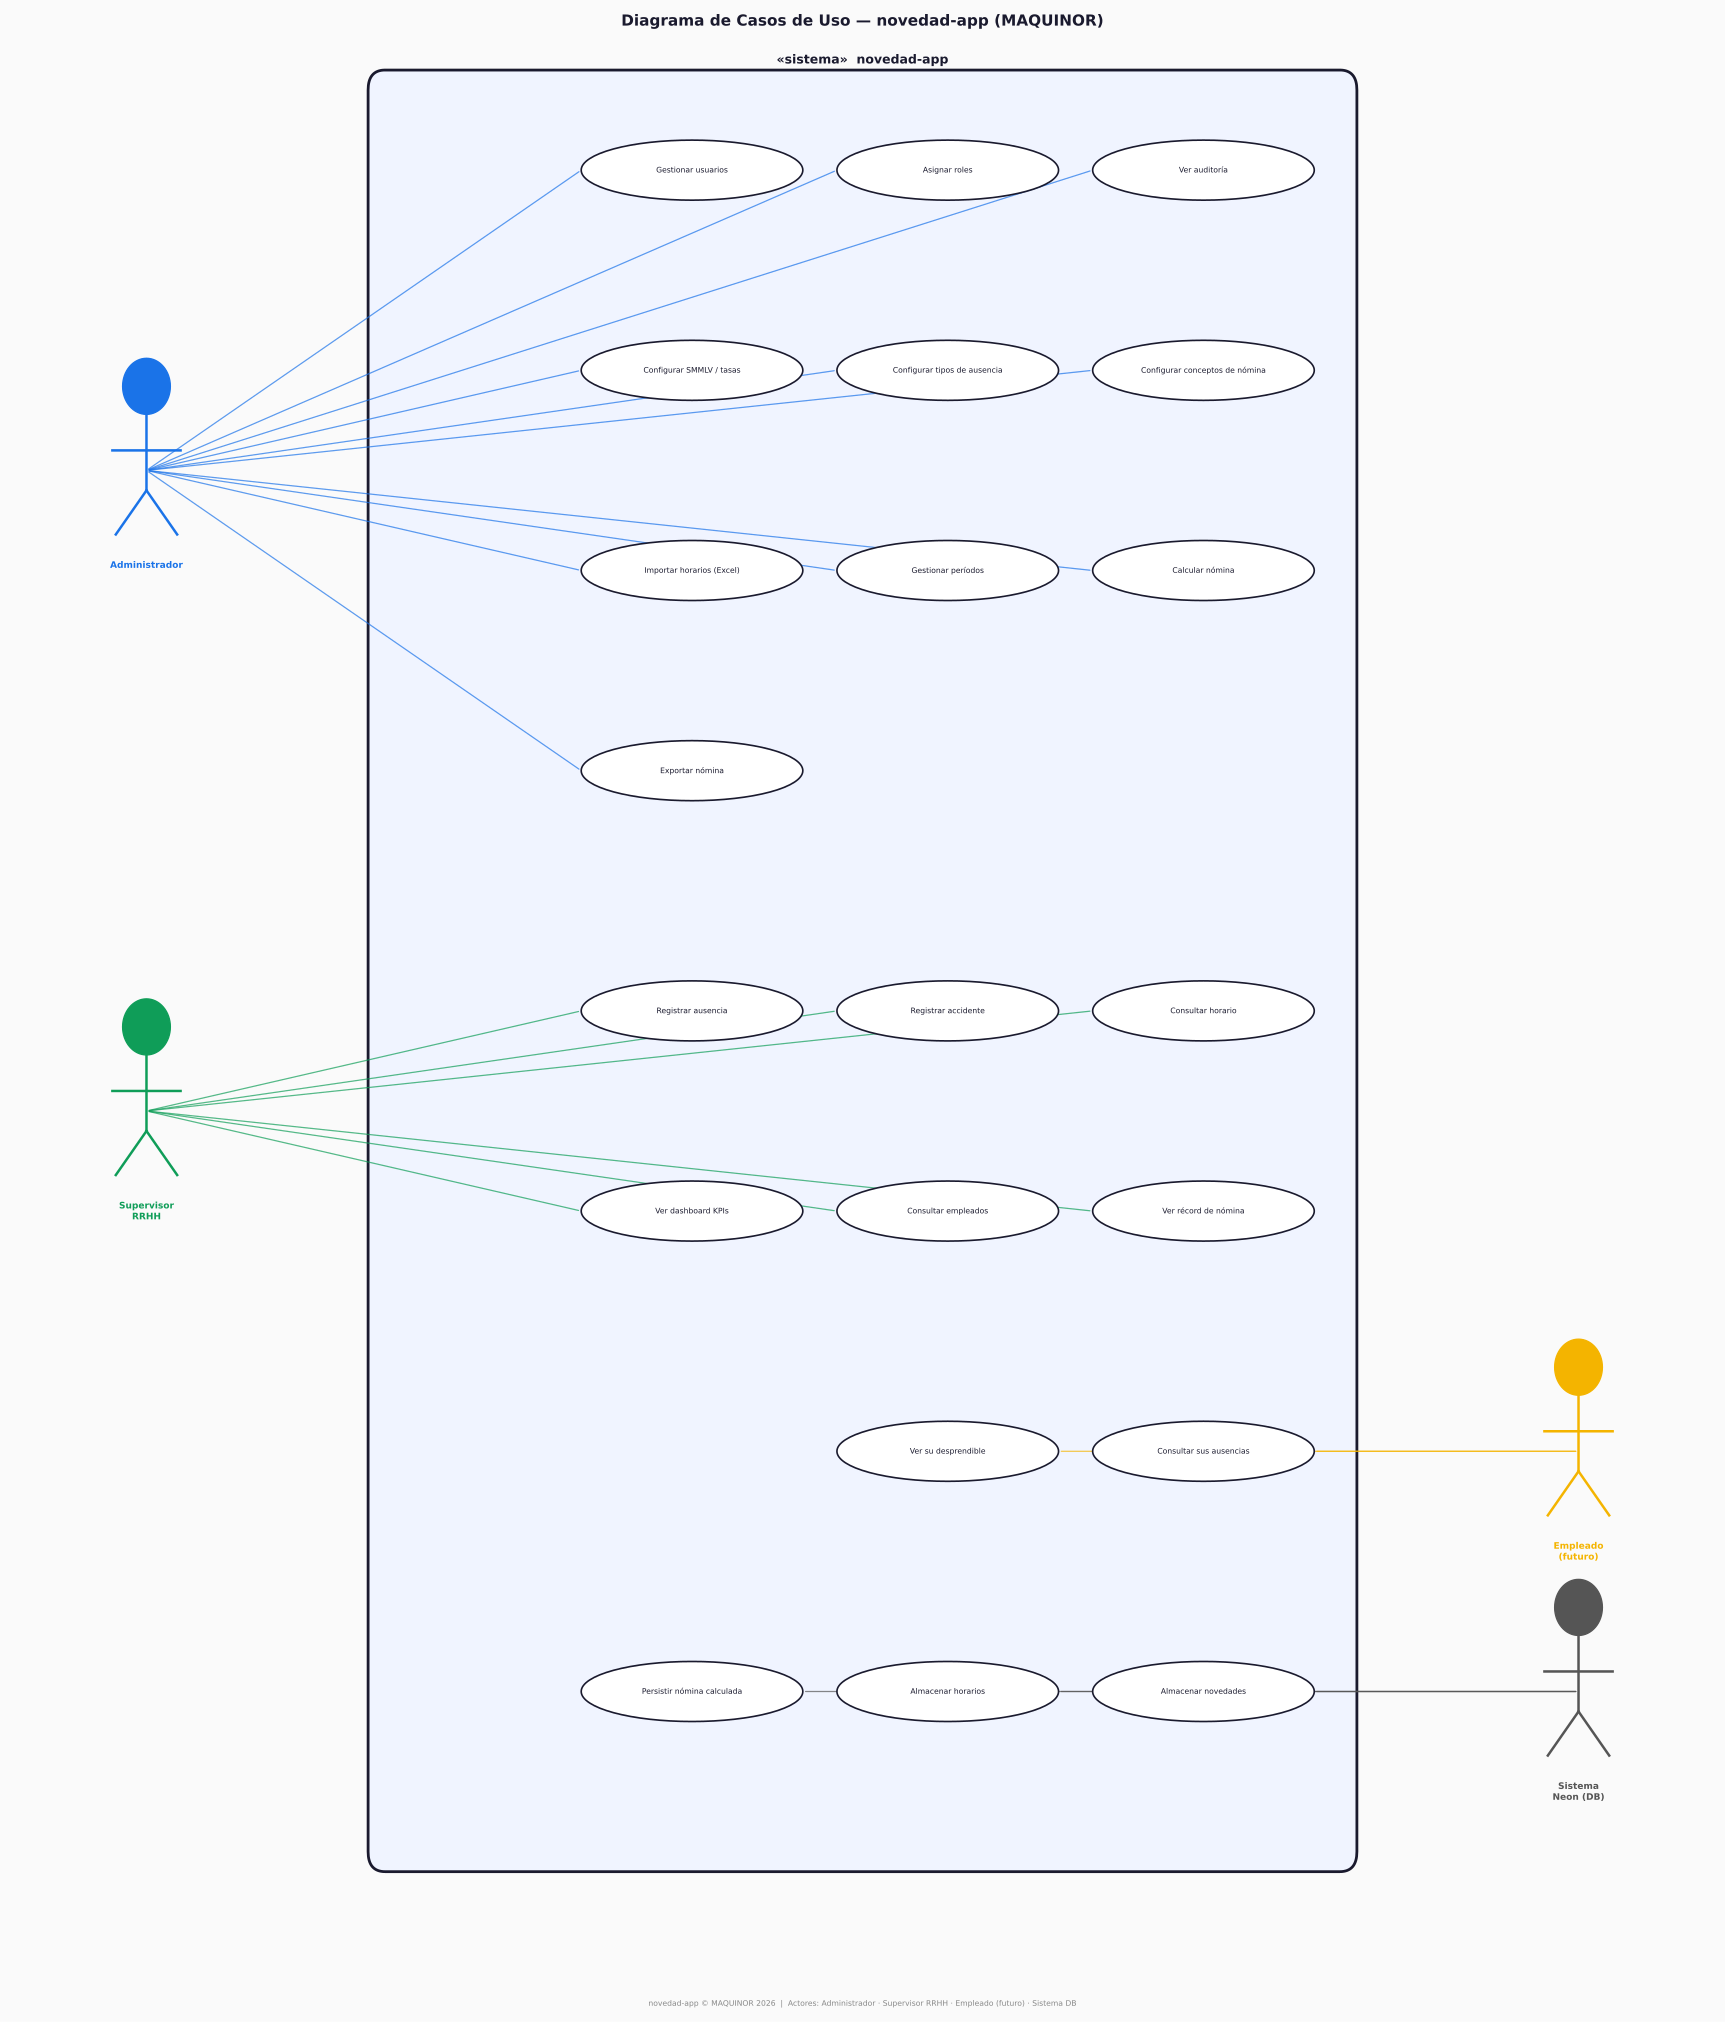

Generate this figure with Python:
"""
Diagrama de Casos de Uso — novedad-app (MAQUINOR)
Genera un PDF con los actores y casos de uso del sistema.
"""

import matplotlib
matplotlib.use('Agg')
import matplotlib.pyplot as plt
import matplotlib.patches as mpatches
from matplotlib.patches import Ellipse, FancyArrowPatch
import os

# ── Actores y sus casos de uso ─────────────────────────────────────────────────
ACTORS = {
    "Administrador": {
        "color": "#1a73e8",
        "x": 0.08,
        "use_cases": [
            "Gestionar usuarios",
            "Asignar roles",
            "Ver auditoría",
            "Configurar SMMLV / tasas",
            "Configurar tipos de ausencia",
            "Configurar conceptos de nómina",
            "Importar horarios (Excel)",
            "Gestionar períodos",
            "Calcular nómina",
            "Exportar nómina",
        ],
    },
    "Supervisor\nRRHH": {
        "color": "#0f9d58",
        "x": 0.08,
        "use_cases": [
            "Registrar ausencia",
            "Registrar accidente",
            "Consultar horario",
            "Ver dashboard KPIs",
            "Consultar empleados",
            "Ver récord de nómina",
        ],
    },
    "Empleado\n(futuro)": {
        "color": "#f4b400",
        "x": 0.92,
        "use_cases": [
            "Ver su desprendible",
            "Consultar sus ausencias",
        ],
    },
    "Sistema\nNeon (DB)": {
        "color": "#555",
        "x": 0.92,
        "use_cases": [
            "Persistir nómina calculada",
            "Almacenar horarios",
            "Almacenar novedades",
        ],
    },
}

# Posición manual de cada caso de uso [x, y] en axes fraction
USE_CASE_POSITIONS = {
    # Administrador
    "Gestionar usuarios":          (0.40, 0.92),
    "Asignar roles":               (0.55, 0.92),
    "Ver auditoría":               (0.70, 0.92),
    "Configurar SMMLV / tasas":    (0.40, 0.82),
    "Configurar tipos de ausencia":(0.55, 0.82),
    "Configurar conceptos de nómina": (0.70, 0.82),
    "Importar horarios (Excel)":   (0.40, 0.72),
    "Gestionar períodos":          (0.55, 0.72),
    "Calcular nómina":             (0.70, 0.72),
    "Exportar nómina":             (0.40, 0.62),
    # RRHH
    "Registrar ausencia":          (0.40, 0.50),
    "Registrar accidente":         (0.55, 0.50),
    "Consultar horario":           (0.70, 0.50),
    "Ver dashboard KPIs":          (0.40, 0.40),
    "Consultar empleados":         (0.55, 0.40),
    "Ver récord de nómina":        (0.70, 0.40),
    # Empleado futuro
    "Ver su desprendible":         (0.55, 0.28),
    "Consultar sus ausencias":     (0.70, 0.28),
    # Sistema DB
    "Persistir nómina calculada":  (0.40, 0.16),
    "Almacenar horarios":          (0.55, 0.16),
    "Almacenar novedades":         (0.70, 0.16),
}

# Posición Y de cada actor (centrado en su grupo de casos de uso)
ACTOR_Y = {
    "Administrador":    0.77,
    "Supervisor\nRRHH": 0.45,
    "Empleado\n(futuro)": 0.28,
    "Sistema\nNeon (DB)": 0.16,
}

# ── Dibujo ─────────────────────────────────────────────────────────────────────
FIG_W, FIG_H = 22, 26
fig, ax = plt.subplots(figsize=(FIG_W, FIG_H))
ax.set_xlim(0, 1)
ax.set_ylim(0, 1)
ax.axis('off')
fig.patch.set_facecolor('#fafafa')

# Rectángulo del sistema
sys_rect = mpatches.FancyBboxPatch(
    (0.22, 0.08), 0.56, 0.88,
    boxstyle="round,pad=0.01",
    linewidth=2, edgecolor="#1a1a2e", facecolor="#f0f4ff",
    transform=ax.transAxes, zorder=0,
)
ax.add_patch(sys_rect)
ax.text(0.50, 0.975, "«sistema»  novedad-app",
        ha='center', va='center', fontsize=9, color='#1a1a2e',
        fontweight='bold', transform=ax.transAxes)

# Casos de uso (elipses)
UC_W, UC_H = 0.13, 0.030
for uc, (ux, uy) in USE_CASE_POSITIONS.items():
    e = Ellipse((ux, uy), UC_W, UC_H,
                linewidth=1.2, edgecolor='#1a1a2e', facecolor='white',
                transform=ax.transAxes, zorder=2)
    ax.add_patch(e)
    ax.text(ux, uy, uc, ha='center', va='center',
            fontsize=5.5, color='#1a1a2e',
            transform=ax.transAxes, zorder=3, multialignment='center')

def draw_actor(ax, x, y, name, color):
    """Dibuja un actor (stickman) en posición axes fraction."""
    # cabeza
    head = plt.Circle((x, y + 0.042), 0.014,
                       color=color, fill=True, zorder=4,
                       transform=ax.transAxes)
    ax.add_patch(head)
    # cuerpo
    ax.plot([x, x], [y + 0.028, y - 0.010],
            color=color, lw=1.8, transform=ax.transAxes, zorder=4)
    # brazos
    ax.plot([x - 0.020, x + 0.020], [y + 0.010, y + 0.010],
            color=color, lw=1.8, transform=ax.transAxes, zorder=4)
    # piernas
    ax.plot([x, x - 0.018], [y - 0.010, y - 0.032],
            color=color, lw=1.8, transform=ax.transAxes, zorder=4)
    ax.plot([x, x + 0.018], [y - 0.010, y - 0.032],
            color=color, lw=1.8, transform=ax.transAxes, zorder=4)
    # etiqueta
    ax.text(x, y - 0.045, name, ha='center', va='top',
            fontsize=6.5, color=color, fontweight='bold',
            transform=ax.transAxes, multialignment='center')

# Actores + flechas a sus casos de uso
for actor_name, info in ACTORS.items():
    ax_x = info["x"]
    ax_y = ACTOR_Y[actor_name]
    draw_actor(ax, ax_x, ax_y, actor_name, info["color"])

    for uc in info["use_cases"]:
        ux, uy = USE_CASE_POSITIONS[uc]
        # punto de partida: extremo del elipse más cercano al actor
        dx = ux - ax_x
        edge_x = ux - (UC_W / 2) * (1 if dx > 0 else -1)
        ax.annotate(
            "", xy=(edge_x, uy), xytext=(ax_x, ax_y),
            xycoords='axes fraction', textcoords='axes fraction',
            arrowprops=dict(
                arrowstyle='-',
                color=info["color"],
                lw=0.9, alpha=0.7,
            ),
            zorder=1,
        )

# Título y pie
ax.text(0.5, 0.998,
        "Diagrama de Casos de Uso — novedad-app (MAQUINOR)",
        ha='center', va='top', fontsize=11, fontweight='bold',
        color='#1a1a2e', transform=ax.transAxes)
ax.text(0.5, 0.002,
        "novedad-app © MAQUINOR 2026  |  Actores: Administrador · Supervisor RRHH · Empleado (futuro) · Sistema DB",
        ha='center', va='bottom', fontsize=5.5, color='#888',
        transform=ax.transAxes)

out_dir = os.path.dirname(os.path.abspath(__file__))
out_path = os.path.join(out_dir, "use_case_diagram.pdf")
fig.savefig(out_path, format='pdf', bbox_inches='tight', dpi=150,
            facecolor='#fafafa')
plt.close(fig)
print(f"PDF generado: {out_path}")
